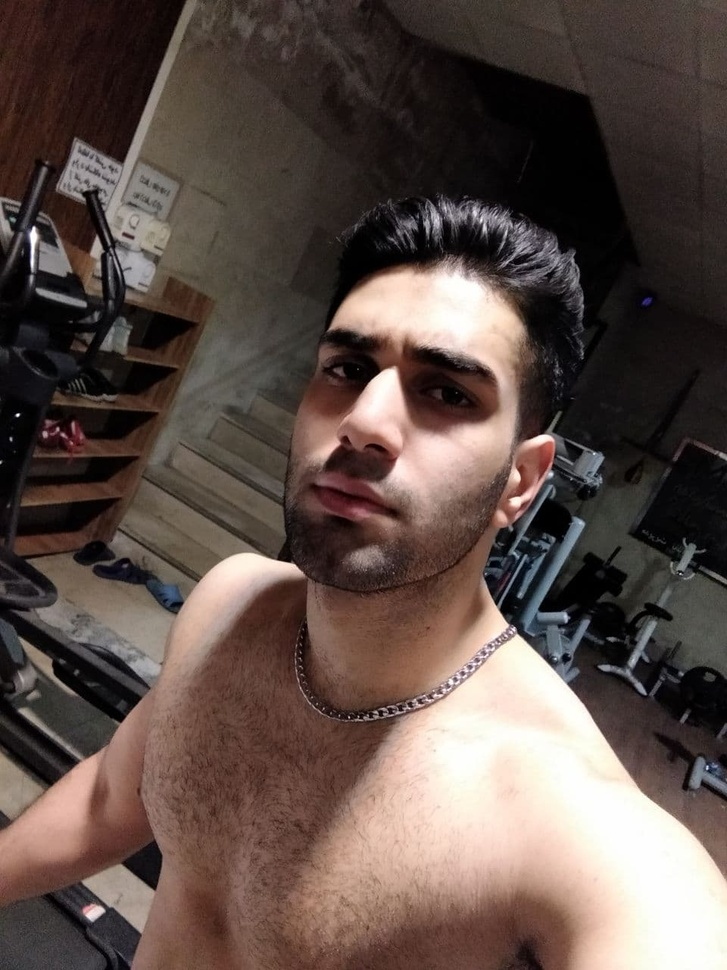
#> input picture image.jpg, 727 x 970 px, shrunk from 960 x 1280 before the run
$ python cv2-7-rotation.py
#> lines starting #> are read from the running program, lines starting #| are printed output that depends on the picture
from cv2 import cv2
import numpy as np

image = cv2.imread("./image.jpg")
#> image is the input picture: shape (970, 727, 3); mean B, G, R 72.8, 78.9, 94.2
height, width = image.shape[:2]
#> height = 970; width = 727

# Divide by two to rototate the image around its center
# cv2.getRotationMatrix2D(rotation_center_x, rotation_center_y, angle of rotation, scale)
rotation_matrix = cv2.getRotationMatrix2D((width/2, height/2), 90, .5)

rotated_image = cv2.warpAffine(image, rotation_matrix, (width, height))
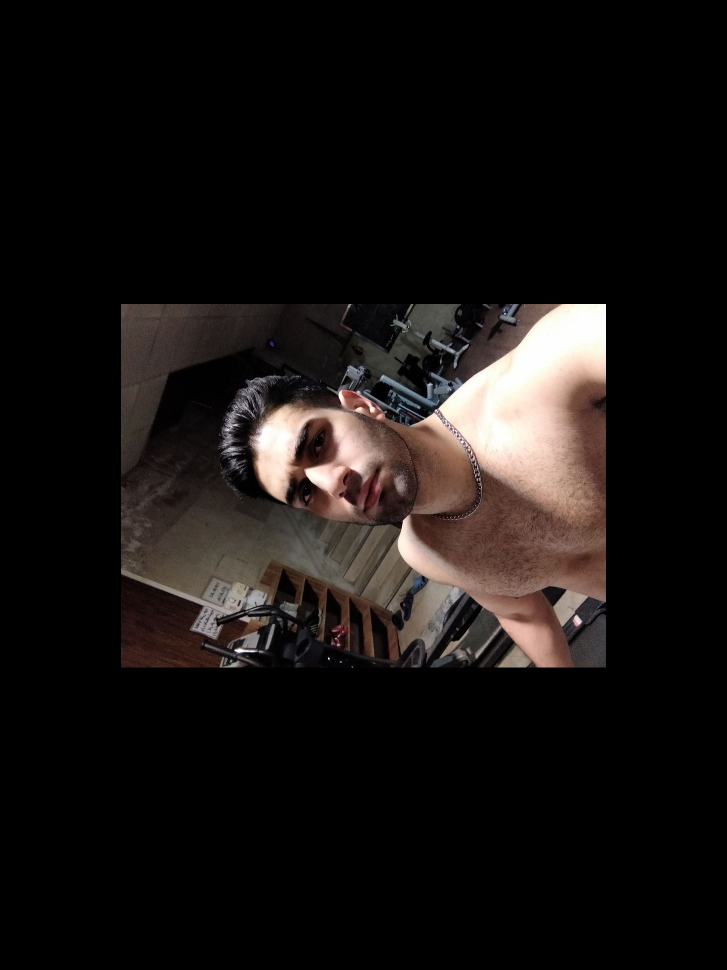
#> rotated_image: shape (970, 727, 3); mean B, G, R 18.3, 19.8, 23.6

cv2.imshow("Rotated Image", rotated_image)
cv2.waitKey()
cv2.destroyAllWindows()

# [7 lines of commented-out code are left out]
